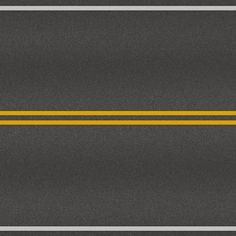
#> input picture pic/ddd.jpg, 236 x 236 px; its folder holds only this picture in this run
$ python -i red.py   (imports and definitions only)
#> lines starting #> are read from the running program, lines starting #| are printed output that depends on the picture; after the words box and inside, x2 and y2 are one past the last pixel; in counts of white or black regions, pixels touching at a corner belong together
import urllib.request as urllib2
import numpy as np
import cv2
import time
import math
line=[]

def viewImage(image, name_of_window):
    cv2.namedWindow(name_of_window, cv2.WINDOW_NORMAL)
    cv2.imshow(name_of_window, image)
    cv2.waitKey(0)
    cv2.destroyAllWindows()


def grayscale(img):
    return cv2.cvtColor(img, cv2.COLOR_RGB2GRAY)


def adjust_gamma(image, gamma=1.0):
    invGamma = 1.0 / gamma
    table = np.array([((i / 255.0) ** invGamma) * 255
                      for i in np.arange(0, 256)]).astype("uint8")
    return cv2.LUT(image, table)


def isolate_color_mask(img, low_thresh, high_thresh):
    assert (low_thresh.all() >= 0 and low_thresh.all() <= 255)
    assert (high_thresh.all() >= 0 and high_thresh.all() <= 255)
    return cv2.inRange(img, low_thresh, high_thresh)


def to_hls(img):
    return cv2.cvtColor(img, cv2.COLOR_RGB2HLS)


def gaussian_blur(img, kernel_size):
    return cv2.GaussianBlur(img, (kernel_size, kernel_size), 0)


def canny(img, low_threshold, high_threshold):
    return cv2.Canny(img, low_threshold, high_threshold)


def get_aoi(img):
    rows, cols = img.shape[:2]
    mask = np.zeros_like(img)

    left_bottom = [cols * 0.35, rows * 0]
    right_bottom = [cols * 0.65, rows * 0]
    left_top = [cols * 0.35, rows]
    right_top = [cols * 0.65, rows]

    vertices = np.array([[left_bottom, left_top, right_top, right_bottom]], dtype=np.int32)

    if len(mask.shape) == 2:
        cv2.fillPoly(mask, vertices, 255)
    else:
        cv2.fillPoly(mask, vertices, (255,) * mask.shape[2])
    return cv2.bitwise_and(img, mask)


def get_hough_lines(img, rho=1, theta=np.pi / 180, threshold=50, min_line_len=100, max_line_gap=40):
    lines = cv2.HoughLinesP(img, rho, theta, threshold, np.array([]),
                            minLineLength=min_line_len, maxLineGap=max_line_gap)
    return lines


def draw_lines(img, lines, color=[255, 0, 0], thickness=2):
    print(lines)
    for line in lines:
        for x1, y1, x2, y2 in line:
            cv2.line(img, (x1, y1), (x2, y2), color, 3)
            if y1 <= 119 <= y2 or y2 <= 119 <= y1:
                b = (y2 * x1 - y1 * x2) / (x1 - x2)
                k = (y1 - b) / x1
                y = 119
                x = int((y - b) / k)
                if y1 < y2:
                    if y - y1 >= 30:
                        x0 = int((89 - b) / k)
                        print(x0)
                        cv2.line(img, (x, 119), (x, 89), (0, 0, 255), 2)
                        cv2.line(img, (x, 89), (x0, 89), (0, 0, 255), 2)
                        cv2.line(img, (x, 119), (x0, 89), (0, 255, 0), 2)
                        # viewImage(img, 'hgc')
                        tg = abs(x0 - x) / 30
                        arctg = math.atan(tg)
                        print(arctg)
                else:
                    if y - y2 >= 30:
                        x0 = int((89 - b) / k)
                        print(x0)
                        cv2.line(img, (x, 119), (x, 89), (0, 0, 255), 2)
                        cv2.line(img, (x, 89), (x0, 89), (0, 0, 255), 2)
                        cv2.line(img, (x, 119), (x0, 89), (0, 255, 0), 2)
                        # viewImage(img, 'hgc')
                        tg = abs(x0 - x) / 30
                        arctg = math.atan(tg)
                        print(arctg)
    return img


def get_raw():
    request = urllib2.Request('http://192.168.11.1:8080/snapshot?topic=/main_camera/image_raw')
    raw = []
    try:
        time.sleep(15)
        arr = np.asarray(bytearray(urllib2.urlopen(request).read()), dtype=np.uint8)
    except:
        time.sleep(0.5)
        raw = get_raw()
    else:
        raw = cv2.imdecode(arr, -1)
    return raw


def yaw(lines):
    for line in lines:
         for x1, y1, x2, y2 in line:
             if y1 <= 119 <= y2 or y2 <= 119 <= y1:
                 b = (y2 * x1 - y1 * x2) / (x1 - x2)
                 k = (y1 - b) / x1
                 y = 119
                 x = int((y - b) / k)
                 if y1 < y2:
                     if y - y1 >= 30:
                         x0 = int((89 - b) / k)
                         tg = abs(x0 - x) / 30
                         arctg = math.atan(tg)
                         return arctg
                 else:
                     if y - y2 >= 30:
                         x0 = int((89 - b) / k)
                         tg = abs(x0 - x) / 30
                         arctg = math.atan(tg)
                         return -arctg


# [1 line that did not run here, left out]
# [3 lines not run here, left out]


def linii(img):
    global line
    gray_img = grayscale(img)
    viewImage(gray_img, 'gray')
    darkened_img = adjust_gamma(gray_img, 0.5)
    cv2.imwrite('dark.png', darkened_img)
    # equ = cv2.equalizeHist(darkened_img)
    viewImage(darkened_img, 'dark')
    # viewImage(equ, 'vnj')
    white_masks = []
    yellow_masks = []
    white_masks = isolate_color_mask(to_hls(img), np.array([0, 103, 30], dtype=np.uint8),
                                     np.array([200, 200, 200], dtype=np.uint8))
    yellow_masks = isolate_color_mask(to_hls(img), np.array([10, 0, 100], dtype=np.uint8),
                                      np.array([40, 255, 255], dtype=np.uint8))
    mask = cv2.bitwise_or(white_masks, yellow_masks)
    masked_img = (cv2.bitwise_and(darkened_img, darkened_img, mask=mask))
    viewImage(masked_img, 'mask')
    blurred_img = gaussian_blur(masked_img, kernel_size=7)
    viewImage(blurred_img, 'blury')
    canny_img = canny(blurred_img, low_threshold=70, high_threshold=140)
    viewImage(canny_img, 'canny')
    aoi_img = get_aoi(canny_img)
    viewImage(aoi_img, 'bli')
    line = get_hough_lines(aoi_img)
    try:
        hough_lines_img = (draw_lines(img, line))
    except:
        return img
    else:
        #print(yaw(line))
        return hough_lines_img

# [1 line that did not run here, left out]
# [2 lines not run here, left out]

# cv2.imwrite('line.png',lines)
################################### распознавание линии


# print(yaw("line.png"))

>>> import cv2
>>> picture = cv2.cvtColor(cv2.imread('../pic/ddd.jpg'), cv2.COLOR_BGR2RGB)
>>> result = linii(picture)
#> in to_hls, `return cv2.cvtColor(img, cv2.COLOR_RGB2HLS)`: returned value: shape (236, 236, 3); mean of channels 0, 1, 2 25, 74.5, 16.1
#> in isolate_color_mask, `return cv2.inRange(img, low_thresh, high_thresh)`:
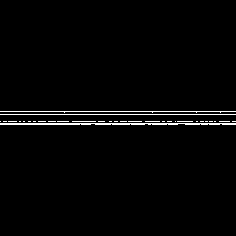
#> returned value: shape (236, 236); 2% white in thin lines or dots, all inside (x1, y1, x2, y2) = (0, 111, 236, 125)
#> in isolate_color_mask (call 2), `return cv2.inRange(img, low_thresh, high_thresh)`:
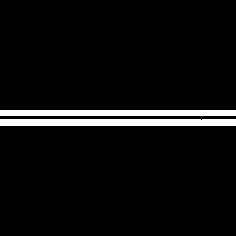
#> returned value: shape (236, 236); 5.5% white; 2 white regions, box (x1, y1, x2, y2) and area: (0, 119, 236, 126) 1651, (0, 110, 236, 116) 1416
#> in linii, `masked_img = (cv2.bitwise_and(darkened_img, darkened_img, mask=mask))`:
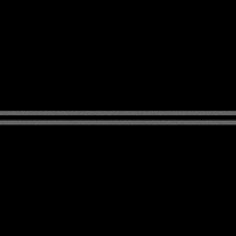
#> masked_img: shape (236, 236); min 0, max 114, mean 3.9
#> in gaussian_blur, `return cv2.GaussianBlur(img, (kernel_size, kernel_size), 0)`:
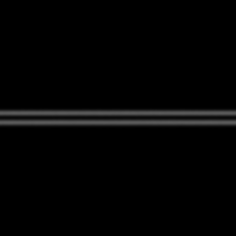
#> returned value: shape (236, 236); min 0, max 91, mean 3.9
#> in canny, `return cv2.Canny(img, low_threshold, high_threshold)`:
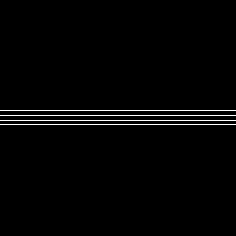
#> returned value: shape (236, 236); 1.7% white in thin lines or dots, all inside (x1, y1, x2, y2) = (0, 110, 236, 125)
#> in get_aoi, `cv2.fillPoly(mask, vertices, 255)`:
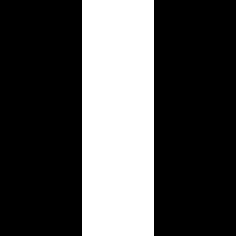
#> mask: shape (236, 236); 30.5% white; 1 white region, box (x1, y1, x2, y2) and area: (82, 0, 154, 236) 16992
#> in get_aoi, `return cv2.bitwise_and(img, mask)`:
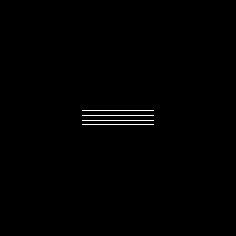
#> returned value: shape (236, 236); 0.52% white in thin lines or dots, all inside (x1, y1, x2, y2) = (82, 110, 154, 125)
#> in get_hough_lines, `lines = cv2.HoughLinesP(img, rho, theta, threshold, np.array([]), minL..`: lines = None
